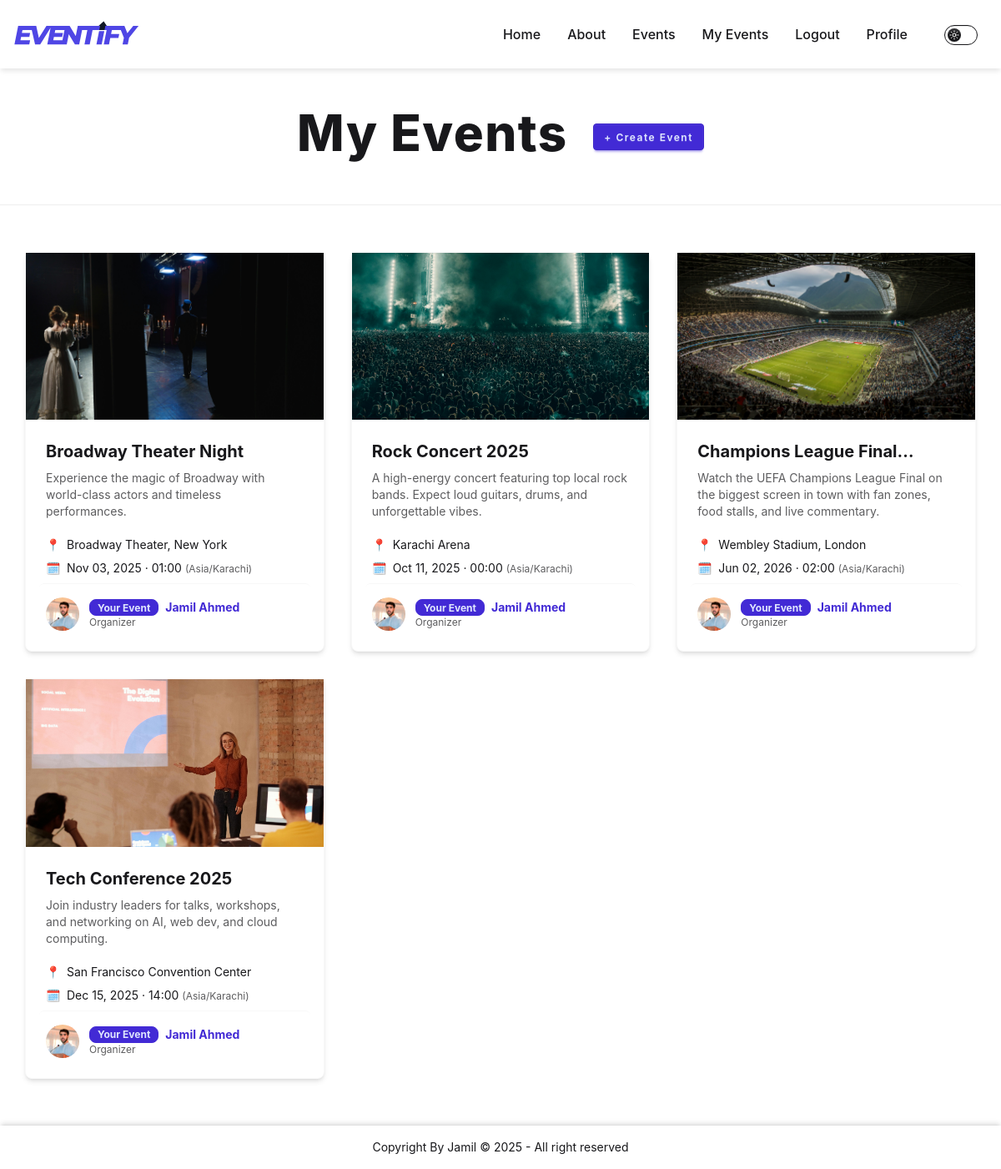
The app's page /events/?mine=1 (signed in) with its own data.
### events/models.py (models this page shows, shortened)
class Event(models.Model):
    id = models.UUIDField(
        primary_key=True,
        default=uuid.uuid4,
        editable=False
    )
    title = models.CharField(max_length=255)
    description = models.TextField(blank=True)
    start_time = models.DateTimeField(default=timezone.now)
    location = models.TextField()
    image = models.ImageField(upload_to='events/')
    organizer = models.ForeignKey(
        User, on_delete=models.CASCADE, related_name="events"
    )

### authentication/models.py (models this page shows, shortened)
class User(AbstractUser):
    ROLE_CHOICES = [
        ('admin', 'Admin'),
        ('organizer', 'Organizer'),
        ('attendee', 'Attendee'),
    ]
    id = models.UUIDField(
        primary_key=True,
        default=uuid.uuid4,
        editable=False
    )
    name = models.CharField(_("Full Name"), max_length=300, blank=False)
    email = models.EmailField(_("Email address"), unique=True)
    role = models.CharField(
        max_length=20, choices=ROLE_CHOICES, default='attendee'
    )
    tagline = models.CharField(_("Tagline"), max_length=150, blank=True)
    description = models.TextField(_("Description"), blank=True)
    following = models.ManyToManyField(
        'self',
        symmetrical=False,
        related_name='followers',
        blank=True
    )
    timezone = models.CharField(
        max_length=50,
        choices=[(tz, tz) for tz in pytz.all_timezones],
        default="UTC"
    )
    profile_pic = models.ImageField(
        upload_to='profiles/',
        blank=True,
        null=True
    )

### events/views/event_views.py (the view)
# urls.py: path('events/', include("events.urls"))
def events(request):
    mine_param = request.GET.get("mine") == "1"
    if (
        mine_param
        and request.user.is_authenticated
        and request.user.role in ['organizer', 'admin']
    ):
        event_list = Event.objects.filter(
            organizer=request.user).order_by('-pk')
    else:
        event_list = Event.objects.filter(
            organizer__role__in=['organizer', 'admin'],
            start_time__gte=timezone.now()
        ).order_by('start_time', 'pk')
        mine_param = False  # reset if not allowed
    paginator = Paginator(event_list, MAX_EVENTS_PER_PAGE)
    page_number = request.GET.get('page')
    events = paginator.get_page(page_number)
    return render(request, 'events/event_templates/events.html', {
        'events': events,
        'mine': mine_param,
    })

### templates/events/event_templates/events.html (shortened to what this page needs)
{% extends 'base.html' %}
{% load static thumbnail tz %}
{% block body %}
  <div class="mx-auto max-w-[1250px] w-[95%]">
    <h1 class="text-4xl md:text-5xl lg:text-6xl font-extrabold leading-tight mt-10 mb-12 text-center tracking-wide">
      {% if mine %}
        My Events
      {% else %}
        Upcoming Events
      {% endif %}
      {% if request.user.is_authenticated and request.user.role in 'organizer admin' %}
        <a href="{% url 'events:add_event' %}" class="ml-4 btn btn-primary btn-sm align-middle">+ Create Event</a>
      {% endif %}
    </h1>
  </div>
  <hr class="my-6 border-base-300" />
  <div class="mx-auto max-w-[1250px] w-[95%] min-h-[70dvh] grid gap-8 sm:grid-cols-2 lg:grid-cols-3 my-14">
    {% for event in events %}
      <div class="card bg-base-100 shadow-md hover:shadow-xl transition duration-300 border border-base-200">
        {% if event.image %}
          <a href="{% url 'events:event_detail' event.pk %}">
            <figure class="aspect-[16/9] overflow-hidden">
              {% thumbnail event.image '400x226' crop='center' as thumb %}
              <img src="{{ thumb.url }}" alt="{{ event.title }}" class="w-full h-full object-cover hover:scale-105 transition duration-500" />
              {% endthumbnail %}
            </figure>
          </a>
        {% endif %}
        <div class="card-body flex flex-col">
          <a href="{% url 'events:event_detail' event.pk %}"><h2 class="card-title text-xl font-bold line-clamp-1">{{ event.title }}</h2></a>
          <p class="text-sm text-base-content/70 line-clamp-3">{{ event.description }}</p>
          <div class="mt-3 text-sm space-y-2">
            <p class="flex flex-wrap items-center gap-2">
              <span class="font-medium">📍</span>
              <span class="break-words">{{ event.location }}</span>
            </p>
            <div class="flex flex-col space-y-1">
              <p class="flex items-center gap-2">
                <span class="font-medium">🗓</span>
                <span>
                  {% timezone event.organizer.timezone %}
                  {{ event.start_time|date:'M d, Y · H:i' }}
                  {% endtimezone %}
                  <span class="text-xs text-base-content/70">({{ event.organizer.timezone }})</span>
                </span>
              </p>
            </div>
          </div>
          <a href="{% url 'authentication:profile' event.organizer.username %}" class="flex items-center gap-3 mt-auto pt-4 border-t border-base-200 hover:bg-base-200/40 transition rounded-md p-2 -m-2">
            <div class="avatar">
              <div class="w-10 h-10 rounded-full">
                {% if event.organizer.profile_pic %}
                  {% thumbnail event.organizer.profile_pic '40x40' crop='center' as thumb %}
                  <img src="{{ thumb.url }}" alt="{{ event.organizer.name }}" />
                  {% endthumbnail %}
                {% else %}
                  <img src="{% static 'images/default-profile.webp' %}" alt="Default profile" />
                {% endif %}
              </div>
            </div>
            <div>
              {% if event.organizer == request.user %}
                <p class="text-sm font-bold text-primary flex items-center gap-2">
                  <span class="badge badge-sm badge-primary">Your Event</span>
                  {{ event.organizer.name }}
                </p>
              {% else %}
                <p class="text-sm font-medium text-base-content">{{ event.organizer.name }}</p>
              {% endif %}
              <p class="text-xs text-base-content/70">{{ event.organizer.tagline|default:'Organizer' }}</p>
            </div>
          </a>
        </div>
      </div>
    {% empty %}
      <p class="col-span-full text-center text-base-content/60 text-lg">No events available at the moment.</p>
    {% endfor %}
  </div>
{% endblock %}

### records on screen
Event: shows a picture, title "Broadway Theater Night", description "Experience the magic of Broadway with world-class actors and timeless performances.", location "Broadway Theater, New York", start_time "Nov 03, 2025 · 01:00", organizer.timezone "Asia/Karachi", organizer.name "Jamil Ahmed", organizer.tagline "Organizer"
Event: shows a picture, title "Rock Concert 2025", description "A high-energy concert featuring top local rock bands. Expect loud guitars, drums, and unforgettable vibes.", location "Karachi Arena", start_time "Oct 11, 2025 · 00:00", organizer.timezone "Asia/Karachi", organizer.name "Jamil Ahmed", organizer.tagline "Organizer"
Event: shows a picture, title "Champions League…", description "Watch the UEFA Champions League Final on the biggest screen in town with fan zones, food stalls, and live commentary.", location "Wembley Stadium, London", start_time "Jun 02, 2026 · 02:00", organizer.timezone "Asia/Karachi", organizer.name "Jamil Ahmed", organizer.tagline "Organizer"
Event: shows a picture, title "Tech Conference 2025", description "Join industry leaders for talks, workshops, and networking on AI, web dev, and cloud computing.", location "San Francisco Convention Center", start_time "Dec 15, 2025 · 14:00", organizer.timezone "Asia/Karachi", organizer.name "Jamil Ahmed", organizer.tagline "Organizer"
